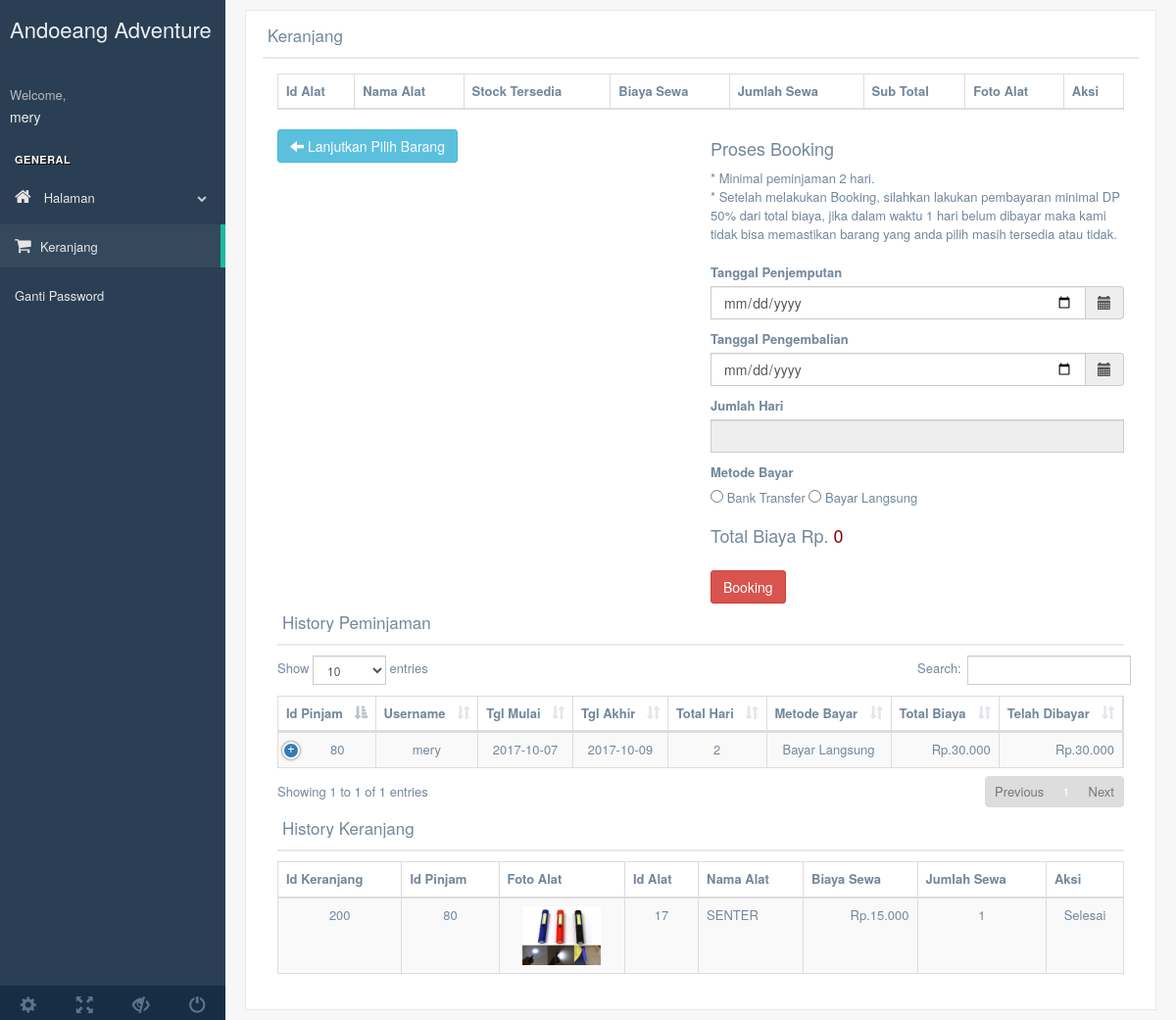
Page /andoeang/keranjang.php (signed in) on the committed database.
### tables this page shows
CREATE TABLE IF NOT EXISTS `tbl_pinjam` (
`id_pinjam` int(10) NOT NULL,
  `tgl_mulai` date NOT NULL,
  `tgl_akhir` date NOT NULL,
  `jml_hari` int(5) NOT NULL,
  `metode` varchar(15) NOT NULL,
  `total_biaya` int(10) NOT NULL,
  `jml_bayar` int(10) NOT NULL,
  `status` varchar(30) NOT NULL,
  `id_user` int(10) NOT NULL,
  `date` date NOT NULL
);

CREATE TABLE IF NOT EXISTS `tbl_user` (
`id_user` int(5) NOT NULL,
  `nama_lengkap` varchar(30) NOT NULL,
  `hp` varchar(16) NOT NULL,
  `alamat` text NOT NULL,
  `email` varchar(50) NOT NULL,
  `username` varchar(30) NOT NULL,
  `password` varchar(30) NOT NULL,
  `level` varchar(10) NOT NULL,
  `date_join` datetime NOT NULL
);

CREATE TABLE IF NOT EXISTS `tbl_keranjang` (
`id_keranjang` int(10) NOT NULL,
  `id_pinjam` int(10) NOT NULL,
  `id_alat` int(10) NOT NULL,
  `biaya_sewa` int(10) NOT NULL,
  `jml_sewa` int(5) NOT NULL,
  `id_user` int(10) NOT NULL,
  `status` varchar(30) NOT NULL
);

CREATE TABLE IF NOT EXISTS `tbl_alat` (
`id_alat` int(5) NOT NULL,
  `nama_alat` varchar(30) NOT NULL,
  `biaya_sewa` int(10) NOT NULL,
  `satuan` varchar(10) NOT NULL,
  `stock` int(5) NOT NULL,
  `foto` text NOT NULL
);

### andoeang/keranjang.php (the view, shortened to what this page needs)
<?php
include "pro_keranjang.php";
include "head.php";
?>
<div class="row">
              <div class="col-md-12 col-sm-12 col-xs-12">
                <div class="x_panel">
                  <div class="x_title">
                    <h2 id="title2">Keranjang</h2>
                    <div class="clearfix"></div>
                  </div>
                  <div class="x_content">
<div class="col-md-12">
<table class="table table-striped table-bordered dt-responsive nowrap" cellspacing="0" width="100%">
	<thead>
	<tr>
		<th>Id Alat</th>
		<th>Nama Alat</th>
		<th>Stock Tersedia</th>
		<th>Biaya Sewa</th>
		<th>Jumlah Sewa</th>
		<th>Sub Total</th>
		<th>Foto Alat</th>
		<th>Aksi</th>
	</tr>
	</thead>
</table>
</div>
<div class="col-md-6"><a class="btn btn-info" href="index.php"><i class="glyphicon glyphicon-arrow-left"></i> Lanjutkan Pilih Barang</a></div><div class="col-md-6">
	<form action="#" method="POST">
	<h2>Proses Booking</h2>
	* Minimal peminjaman 2 hari.<br>
	* Setelah melakukan Booking, silahkan lakukan pembayaran minimal DP 50% dari total biaya, jika dalam waktu 1 hari belum dibayar maka kami tidak bisa memastikan barang yang anda pilih masih tersedia atau tidak.<br><br>
		       <div class="form-group">
					<label>Tanggal Penjemputan</label>
					<div class="input-group date" id="tgl1">
						<input type="date" name="tgl_mulai" required="required" class="form-control aa"/>
							<span class="input-group-addon"><span class="glyphicon-calendar glyphicon"></span></span>
					</div>
				</div>
				<div class="form-group">
					<label>Tanggal Pengembalian</label>
					<div class="input-group date" id="tgl2">
						<input type="date" name="tgl_akhir" required="required" class="form-control" />
							<span class="input-group-addon"><span class="glyphicon-calendar glyphicon"></span></span>
					</div>
				</div>
				<div class="form-group">
					<label>Jumlah Hari</label>
						<input type="text" name="jml_hari" class="form-control" id="selisih" required="required" readonly="readonly" />
				</div>
				<div class="form-group">
					<label>Metode Bayar</label><br>
						<input type="radio" name="metode" onclick="rek();" value="Bank Transfer"> Bank Transfer <input type="radio" name="metode" onclick="lsg();" value="Bayar Langsung"> Bayar Langsung
				</div>
				<?php
				$id_user=$_SESSION['id_user'];
				$query=$con->prepare("select sum(biaya_sewa*jml_sewa) as total from tbl_keranjang where id_user='$id_user' and status='Menunggu'");
				$query->execute();
				$query=$query->fetch();
				?>
				<div class="form-group">
				<label><h2>Total Biaya Rp.<span style="color: darkred;" id="total">
				<?php echo number_format($query['total'],0,".","."); ?></span></h2></label>
				</div>
				<div class="form-group">
					<input class="btn btn-danger" type="submit" name="booking" value="Booking">
				</div>
	</form>
</div>
<div class="col-md-12">
<div class="x_title">
<h2 id="title2">History Peminjaman</h2>
<div class="clearfix"></div>
</div>
<table id="datatable-responsive" class="table table-striped table-bordered dt-responsive nowrap" cellspacing="0" width="100%">
	<thead>
		<th>Id Pinjam</th>
		<th>Username</th>
		<th>Tgl Mulai</th>
		<th>Tgl Akhir</th>
		<th>Total Hari</th>
		<th>Metode Bayar</th>
		<th>Total Biaya</th>
		<th>Telah Dibayar</th>
	</thead>
	<tbody>
		<?php
		$id_user=$_SESSION['id_user'];
		$query=$con->prepare("select * from tbl_pinjam,tbl_user where tbl_pinjam.id_user=tbl_user.id_user and tbl_pinjam.id_user=:id_user order by id_pinjam desc");
		$query->BindParam(":id_user",$id_user);
		$query->execute();
		$res=$query->fetchAll();
		foreach ($res as $res) {
			?>
			<tr>
				<td align="center"><?php echo $res['id_pinjam']; ?></td>
				<td align="center"><?php echo $res['username']; ?></td>
				<td align="center"><?php echo $res['tgl_mulai']; ?></td>
				<td align="center"><?php echo $res['tgl_akhir']; ?></td>
				<td align="center"><?php echo $res['jml_hari']; ?></td>
				<td align="center"><?php echo $res['metode']; ?></td>
				<td align="right">Rp.<?php echo number_format($res['total_biaya'],0,".","."); ?></td>
				<td align="right">Rp.<?php echo number_format($res['jml_bayar'],0,".","."); ?></td>
			</tr>
			<?php
		}
		?>
	</tbody>
</table>
</div>
<?php if (empty($_GET['keranjang_booking'])){ ?>
<div class="col-md-12">
<div class="x_title">
<h2 id="title2">History Keranjang</h2>
<div class="clearfix"></div>
</div>
<table id="datatable-responsive" class="table table-striped table-bordered dt-responsive nowrap" cellspacing="0" width="100%">
	<thead>
	<tr>
		<th>Id Keranjang</th>
		<th>Id Pinjam</th>
		<th>Foto Alat</th>
		<th>Id Alat</th>
		<th>Nama Alat</th>
		<th>Biaya Sewa</th>
		<th>Jumlah Sewa</th>
		<th>Aksi</th>
	</tr>
	</thead>
	<tbody>
		<?php
		$id_user=$_SESSION['id_user'];
		$query=$con->prepare("select tbl_keranjang.id_pinjam,tbl_keranjang.id_keranjang,tbl_alat.nama_alat,tbl_alat.biaya_sewa,tbl_alat.stock,tbl_alat.foto,tbl_keranjang.id_alat,tbl_keranjang.jml_sewa,tbl_keranjang.status from tbl_alat,tbl_keranjang where tbl_keranjang.id_alat=tbl_alat.id_alat and tbl_keranjang.id_user='$id_user' and tbl_keranjang.status<>'Menunggu' order by tbl_keranjang.id_keranjang desc");
		$query->execute();
		$res=$query->fetchAll();
		foreach ($res as $res) {
			?>
			<tr>
				<td align="center"><?php echo $res['id_keranjang']; ?></td>
				<td align="center"><?php echo $res['id_pinjam']; ?></td>
				<td align="center"><img style="width: 80px; height: 60px;" src="gambar/<?php echo $res['foto']; ?>"></td>
				<td align="center"><?php echo $res['id_alat']; ?></td>
				<td><?php echo $res['nama_alat']; ?></td>
				<td align="right">Rp.<?php echo number_format($res['biaya_sewa'],0,".","."); ?></td>
				<td align="center"><?php echo $res['jml_sewa']; ?></td>
				<td align="center">
					<?php echo $res['status']; ?>
				</td>
			</tr>
			<?php
		}
		?>
	</tbody>
</table>
</div>
<?php } ?>
					</div>
                </div>
              </div>
            </div>
<?php include "footer.php"; ?>

### rows in the picture
tbl_pinjam: id_pinjam "80", id_user.username "mery", tgl_mulai "2017-10-07", tgl_akhir "2017-10-09", jml_hari "2", metode "Bayar Langsung", total_biaya "30.000", jml_bayar "30.000"
tbl_keranjang: id_keranjang "200", id_pinjam "80", id_alat.foto (picture), id_alat "17", id_alat.nama_alat "SENTER", id_alat.biaya_sewa "15.000", jml_sewa "1", status "Selesai"

### other values in the picture
$_SESSION['username'] "mery"
$query['total'] "0"
